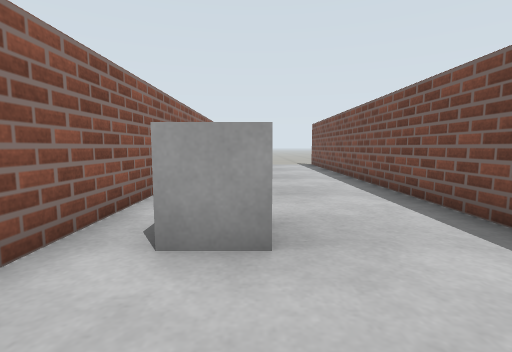
view 1 (above)

12 first-person views from a walk through a robot-simulator world made for Gazebo. The camera is 0.49 m above the floor, tilts 6° down and sees 85° across. The floor is counted in squares, 0.5 m on a side. Each view is taken from the middle of a square. On the plan, view 1 faces up. The plan holds only what a view shows up to about 11 squares ahead; the rest is blank. The robots in the file are not drawn.

view 2
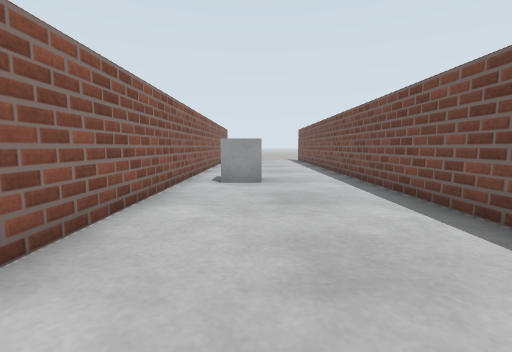

view 3
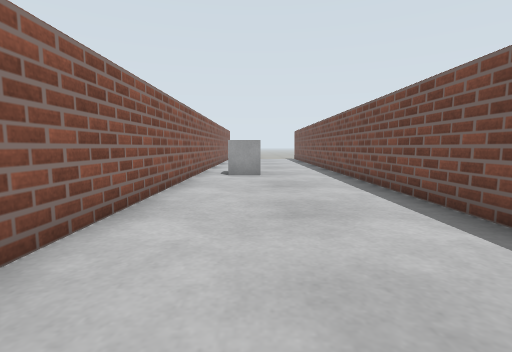

view 4
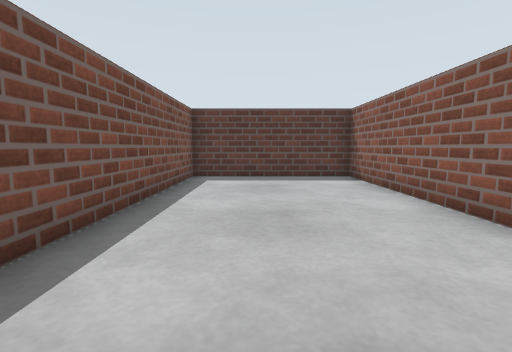

view 5
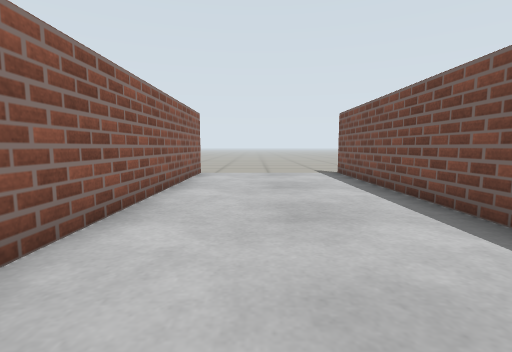

view 6
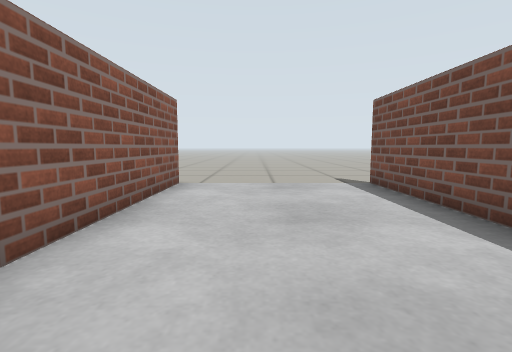

view 7
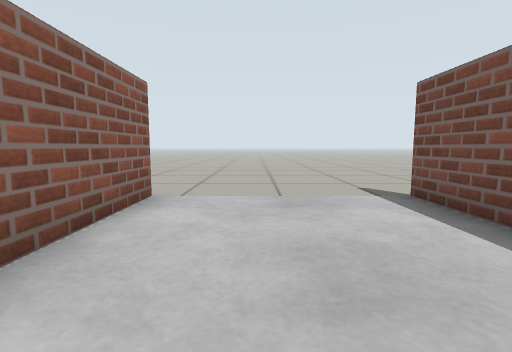

view 8
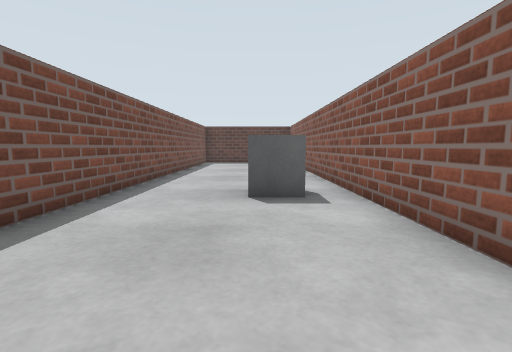

view 9
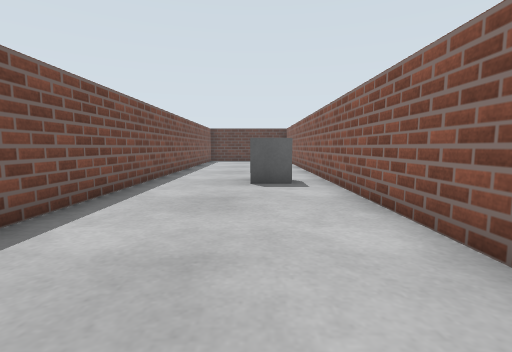

view 10
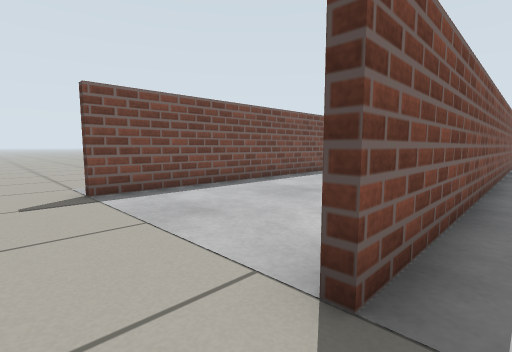

view 11
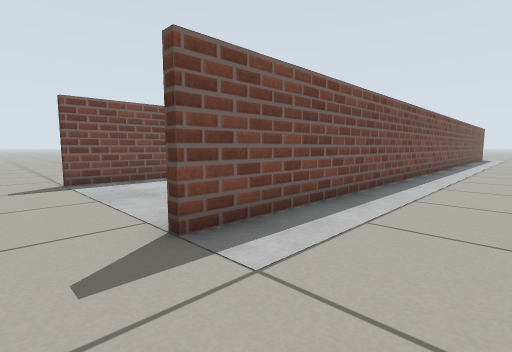

view 12
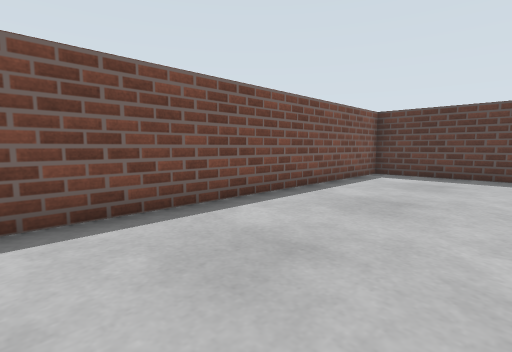

### Floor plan
Points are (right, up) in squares from view 1. A wall is a line through its corners. A room is listed if a view was taken in it or the views show most of it. See-through windows are left out.
Room 1 (views 1, 2, 3, 4, 5, 6, 7, 8, 9, 12)
walls: (-2.1, 15.5) (-2.1, -8.2) (3.1, -8.2) (3.1, 15.5)
ways out: opening at (-2, 16.5) to room 2; opening at (3, 16.5) to room 2
objects: grey box (-1, 3) to (0, 3)
Room 2 (views 10, 11)
walls: (-2.3, 2.1) (-2.3, 15.5)
ways out: opening at (-2, 16.5) to room 1; opening at (3, 16.5) to room 1

Where each view was taken, in squares from view 1:
view 1: 0 up, 0 right, facing up
view 2: 5 down, 0 right, facing up
view 3: 7 down, 0 right, facing up
view 4: 1 up, 1 right, facing down
view 5: 5 up, 0 right, facing up
view 6: 8 up, 0 right, facing up
view 7: 10 up, 0 right, facing up
view 8: 9 up, 0 right, facing down
view 9: 11 up, 0 right, facing down
view 10: 17 up, 3 left, facing down-right
view 11: 17 up, 5 left, facing down-right
view 12: 2 up, 1 left, facing down-right
